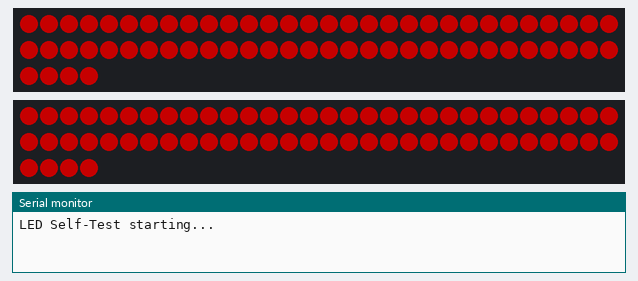
Bench run of a sketch on a simulated Seeed XIAO ESP32-S3. On the bench: 2 × 64 RGB LEDs in strip order, left to right, continuing on the next row, the last lines printed to the serial monitor. Dim RGB values are drawn brighter than linear.

Above: at 0.1 s.
At 1.1 s:
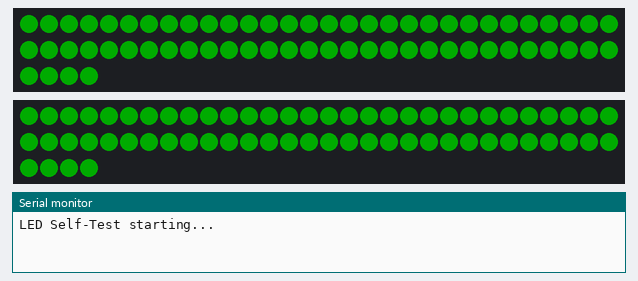
At 2.1 s:
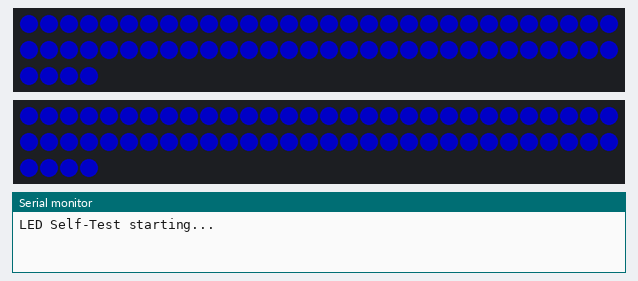
At 3.1 s:
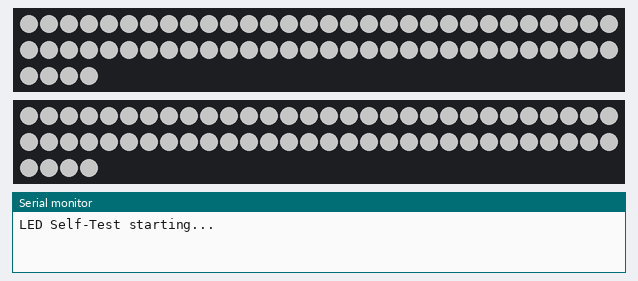
At 7.32 s:
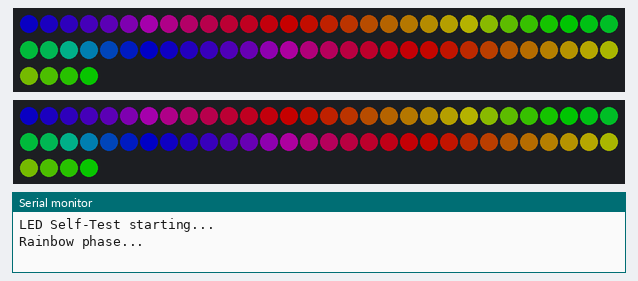
At 12.83 s:
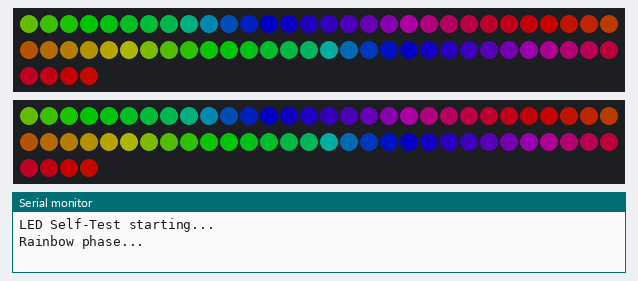

The sketch:

Osvaldo-LED.ino
```cpp
// LED Self-Test for XIAO ESP32S3 + two WS2812 strips
// - Drives two strips on pins D1 and D0
// - Shows a color sanity cycle (R, G, B, W, OFF) and a moving rainbow
// - No Meshtastic nor printer libraries required

#include <FastLED.h>

// ---------- Hardware setup ----------
#define LED_TYPE      WS2812
#define COLOR_ORDER   GRB
#define DATA_PIN_1    D1         // strip #1 data pin
#define DATA_PIN_2    D0         // strip #2 data pin
#define NUM_LEDS      64         // adjust to your strip length
#define BRIGHTNESS    96
#define FPS           120

CRGB leds1[NUM_LEDS];
CRGB leds2[NUM_LEDS];

// ---------- Test timing ----------
const uint16_t STEP_MS = 1000;   // duration for each solid color step
const uint32_t RAINBOW_MS = 8000;// how long to run the rainbow phase

// ---------- State ----------
enum Phase { SOLID_TEST, RAINBOW_TEST, DONE };
Phase phase = SOLID_TEST;
uint32_t phaseStart = 0;
uint8_t  colorStep = 0;          // 0=Red, 1=Green, 2=Blue, 3=White, 4=Off
uint8_t  gHue = 0;

void solidFillBoth(const CRGB &c) {
  fill_solid(leds1, NUM_LEDS, c);
  fill_solid(leds2, NUM_LEDS, c);
  FastLED.show();
}

void setup() {
  // Optional: Serial for logs (won't block if no USB is attached)
  Serial.begin(115200);
  if (Serial) Serial.println("LED Self-Test starting...");

  FastLED.addLeds<LED_TYPE, DATA_PIN_1, COLOR_ORDER>(leds1, NUM_LEDS).setCorrection(TypicalLEDStrip);
  FastLED.addLeds<LED_TYPE, DATA_PIN_2, COLOR_ORDER>(leds2, NUM_LEDS).setCorrection(TypicalLEDStrip);
  FastLED.setBrightness(BRIGHTNESS);
  FastLED.clear(true);

  phase = SOLID_TEST;
  phaseStart = millis();
  colorStep = 0;
}

void loop() {
  uint32_t now = millis();

  switch (phase) {
    case SOLID_TEST: {
      // Cycle through: Red -> Green -> Blue -> White -> Off
      if (now - phaseStart >= STEP_MS) {
        phaseStart = now;
        colorStep++;
      }
      if (colorStep > 4) {
        // Move to rainbow phase
        phase = RAINBOW_TEST;
        phaseStart = now;
        gHue = 0;
        if (Serial) Serial.println("Rainbow phase...");
      } else {
        CRGB c = CRGB::Black;
        if      (colorStep == 0) c = CRGB::Red;
        else if (colorStep == 1) c = CRGB::Green;
        else if (colorStep == 2) c = CRGB::Blue;
        else if (colorStep == 3) c = CRGB::White;
        else                     c = CRGB::Black; // step 4
        solidFillBoth(c);
      }
    } break;

    case RAINBOW_TEST: {
      // Animated rainbow on both strips
      gHue += 1; // animation speed
      fill_rainbow(leds1, NUM_LEDS, gHue, 7);
      fill_rainbow(leds2, NUM_LEDS, gHue, 7);
      FastLED.show();
      FastLED.delay(1000 / FPS);

      if (now - phaseStart >= RAINBOW_MS) {
        phase = DONE;
        FastLED.clear(true);
        if (Serial) Serial.println("LED Self-Test done.");
      }
    } break;

    case DONE:
      // Idle (kept off). You can loop or restart if desired.
      FastLED.delay(1000 / FPS);
      break;
  }
}
```

Measured:
- what the display in image 1 shows lasts 1.0 s, from 1.0 s to 2.0 s
